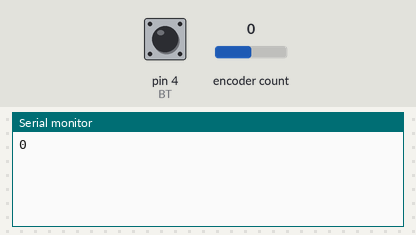
A sketch run on a simulated Arduino Uno, built with avr-gcc and run on an emulated ATmega328P. On the bench: the last lines printed to the serial monitor. The inputs (shaded band) are chosen by the test bench; at power-on: pin 4 (BT) HIGH, encoder count 0.

Above: at 1.2 s.
1.3 s: pin 4 (BT) pulled LOW for 0.15 s
At 2.3 s:
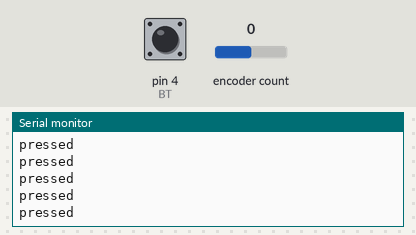
2.9 s: encoder count set to 1
At 4.0 s:
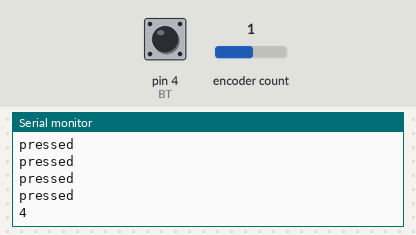
4.4 s: encoder count set to 2
At 5.2 s:
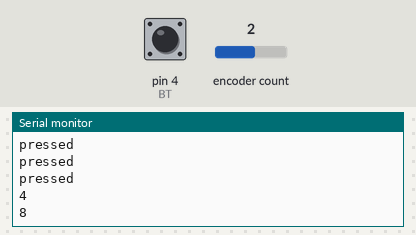

The sketch:

lib_rotary.ino
```cpp
#include <Encoder.h>    // Verwendung der <Encoder.h> Bibliothek

const int CLK = 2;      // Definition der Pins. CLK an D6, DT an D5.
const int DT = 3;
const int BT = 4;
long altePosition = -999;  // Definition der "alten" Position (Diese fiktive alte Position wird benötigt, damit die aktuelle Position später im seriellen Monitor nur dann angezeigt wird, wenn wir den Rotary Head bewegen)
bool bt;
Encoder meinEncoder(DT,CLK);  // An dieser Stelle wird ein neues Encoder Projekt erstellt. Dabei wird die Verbindung über die zuvor definierten Varibalen (DT und CLK) hergestellt.


void setup()   // Beginn des Setups

{
  Serial.begin(9600);
  pinMode(BT, INPUT_PULLUP);
}


void loop()

{
    bt = !digitalRead(BT);
    if(bt == HIGH){
      Serial.println("pressed");
    }
    long neuePosition = meinEncoder.read();  // Die "neue" Position des Encoders wird definiert. Dabei wird die aktuelle Position des Encoders über die Variable.Befehl() ausgelesen.

        if (neuePosition != altePosition)  // Sollte die neue Position ungleich der alten (-999) sein (und nur dann!!)...
        {
        altePosition = neuePosition;
        Serial.println(neuePosition);      // ...soll die aktuelle Position im seriellen Monitor ausgegeben werden.
        }

}
```

Measured:
- after the input at 1.3 s, the serial monitor: prints a new line at once (image 1)
- after the input at 2.9 s, the serial monitor: prints a new line at once (image 2)
- after the input at 4.4 s, the serial monitor: prints a new line at once (image 3)
